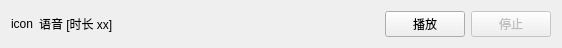
<?xml version="1.0" encoding="UTF-8"?>
<ui version="4.0">
 <class>Form</class>
 <widget class="QWidget" name="Form">
  <property name="geometry">
   <rect>
    <x>0</x>
    <y>0</y>
    <width>562</width>
    <height>44</height>
   </rect>
  </property>
  <property name="windowTitle">
   <string>Form</string>
  </property>
  <property name="styleSheet">
   <string notr="true">QWidget{font-family: &quot;微软雅黑&quot;;}
</string>
  </property>
  <layout class="QGridLayout" name="gridLayout_2">
   <item row="0" column="0">
    <layout class="QGridLayout" name="gridLayout" columnstretch="0,1,0,0">
     <item row="0" column="3">
      <widget class="QPushButton" name="pushButton_2">
       <property name="enabled">
        <bool>false</bool>
       </property>
       <property name="text">
        <string>停止</string>
       </property>
      </widget>
     </item>
     <item row="0" column="0">
      <widget class="QLabel" name="label">
       <property name="text">
        <string>icon</string>
       </property>
      </widget>
     </item>
     <item row="0" column="2">
      <widget class="QPushButton" name="pushButton">
       <property name="text">
        <string>播放</string>
       </property>
      </widget>
     </item>
     <item row="0" column="1">
      <widget class="QLabel" name="label_3">
       <property name="text">
        <string>语音 [时长 xx]</string>
       </property>
      </widget>
     </item>
    </layout>
   </item>
  </layout>
 </widget>
 <resources/>
 <connections/>
</ui>
